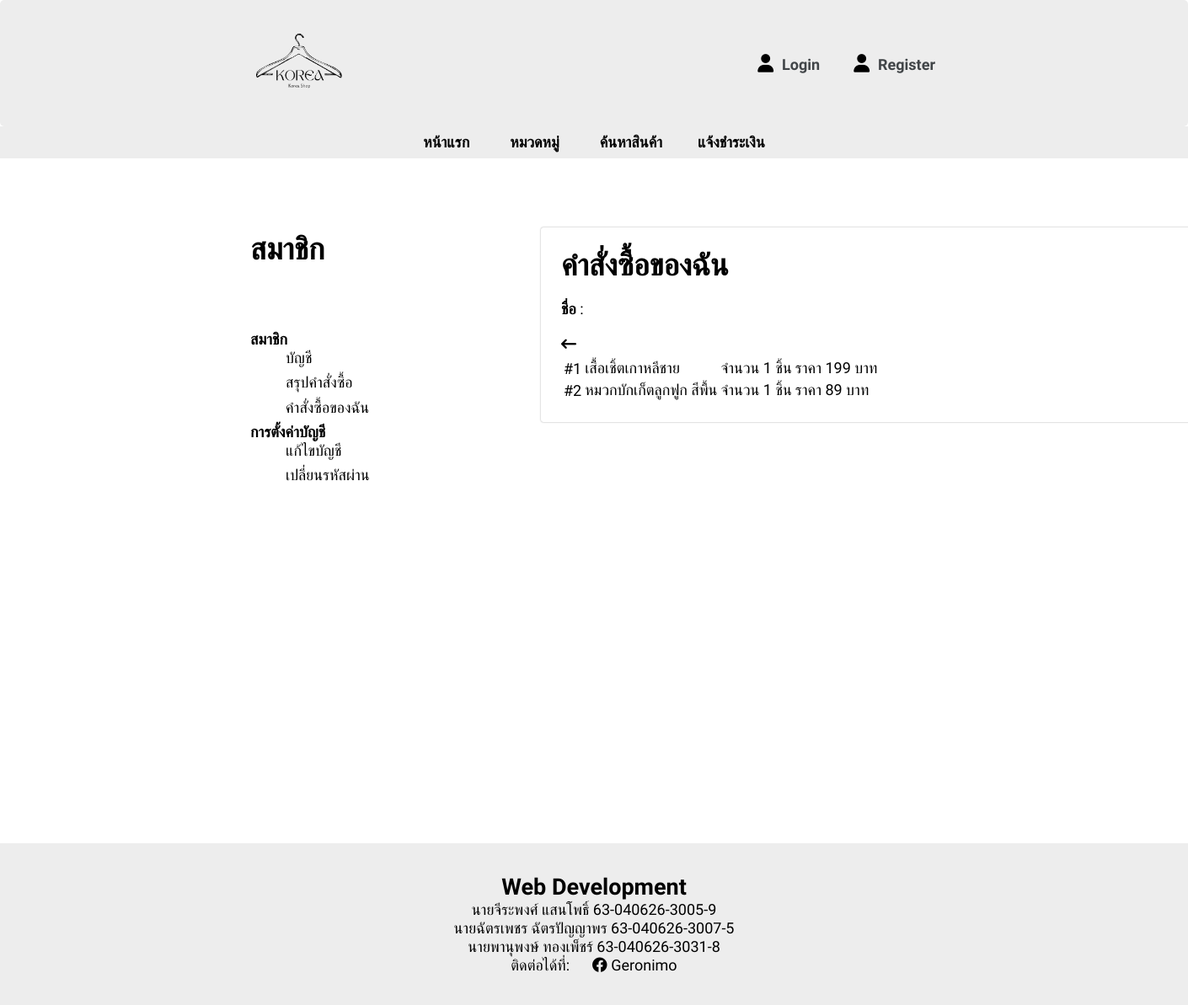
/user/user-order2.php?ord_ID=1, run on the app's committed database.
### tables this page shows
CREATE TABLE `product` (
  `Product_ID` int(5) NOT NULL,
  `Product_name` varchar(100) NOT NULL,
  `Product_Desc` text NOT NULL,
  `Product_price` int(5) NOT NULL,
  `Product_quantity` int(5) NOT NULL,
  `Category_ID` int(5) DEFAULT NULL,
  `Discount_ID` int(11) DEFAULT NULL
);

### user/user-order2.php (the view, shortened to what this page needs)
<?php
    include "connect.php";
?>
<!DOCTYPE html>
<html>
<head>
    <link rel="stylesheet" href="https://cdnjs.cloudflare.com/ajax/libs/font-awesome/6.1.2/css/all.min.css" />
    <link href="../sty_home.css" rel="stylesheet">
    <link href="sty_user.css" rel="stylesheet">
</head>
<?php
    $stmt3 = $pdo->prepare("SELECT product.Product_ID, buying.Amount, product.Product_name, product.Product_price,
                            ROUND(product.Product_price*discount.Discount_Percent, 0) AS Dis_Percent,
                            ROUND(product.Product_price-(product.Product_price*discount.Discount_Percent),0) AS Dis_price
                            FROM product
                            JOIN discount ON discount.Discount_ID = product.Discount_ID
                            JOIN buying ON product.Product_ID = buying.Product_ID
                            WHERE buying.Order_ID = ?
                            GROUP BY 1;");
    $stmt3->bindParam(1, $_GET['ord_ID']);
    $stmt3->execute()
?>
<body>
<header class="top">
<?php
        if(empty($_SESSION["username"])){
?>
            <div class="warp">
                <div>
                    <a href="../home.php"><img src="../img/logo.png" width="150" height="150"></a>
                </div>
                <ul>
                    <li><a id="login" href="../login/login.php">Login</a></li>
                    <li><a id="register" href="">Register</a></li>
                </ul>
            </div>
<?php   }
?>
    </header>
    <nav class="menu">
    <table>
            <tr>
                <td><a href="../home.php">หน้าแรก</a></td>
                <td><div class="dropdown">
                    <button class="dropbtn">หมวดหมู่</button>
                </div></td>
                <td><a href="../search.php">ค้นหาสินค้า</a></td>
                <td><a href="../confirm-payment.php">แจ้งชำระเงิน</a></td>
            </tr>
        </table>
    </nav>
    <section class="member-body">
        <aside>
        <div class="member-head">
            <h1>สมาชิก</h1>
        </div>
        <div>
            <div class="member-content">สมาชิก</div>
            <div class="member-menu">
                <div><a href="user-home.php">บัญชี</a></div>
                <div><a href="history.php">สรุปคำสั่งซื้อ</a></div>
                <div><a href="user-order.php">คำสั่งซื้อของฉัน</a></div>
            </div>
            <div class="member-content">การตั้งค่าบัญชี</div>
            <div class="member-menu">
                <div><a href="editform.php">แก้ไขบัญชี</a></div>
                <div><a href="editpassform.php">เปลี่ยนรหัสผ่าน</a></div>
            </div>
        </div>
        </aside>
        <article>
            <div class="content">
            <div><h1>คำสั่งซื้อของฉัน</h1></div>
                <div class="acc1">
                    <div>
                        <b>ชื่อ</b> : <?=$_SESSION["fullname"]?>
                    </div>
                    <div>
                    <a href="user-order.php"><i class="fa-solid fa-arrow-left-long"></i></a>
                    <table>
                        <tr>
                            <th></th>
                            <th></th>
                            <th></th>
                            <th></th>
                        </tr>
                    <?php
                        $count = 0;
                        while($row = $stmt3->fetch()) {
                            $count++;
                    ?>
                            <tr>
                                <td>#<?=$count?></td>
                                <td><?=$row["Product_name"]?></td>
                                <td>จำนวน <?=$row["Amount"]?> ชิ้น</td>
                                <td>ราคา <?=$row["Dis_price"] * $row["Amount"]?> บาท</td>
                            </tr>
                    <?php
                        }
                    ?>
                    </table>
                    </div>
                </div>
            </div>
        </article>
    </section>
    <footer>
        <h1>Web Development</h1>
        <p>นายจีระพงศ์ แสนโพธิ์ 63-040626-3005-9</p>
        <p>นายฉัตรเพชร ฉัตรปัญญาพร 63-040626-3007-5</p>
        <p>นายพานุพงษ์ ทองเพ็ชร์ 63-040626-3031-8</p>
        <p>ติดต่อได้ที่:<a href="https://www.facebook.com/stormageddon02" target="_blank"><i class="fa-brands fa-facebook"></i> Geronimo</a></p>
    </footer>
</body>
</html>

### user/sty_user.css (style rules this page uses)
@media (min-width: 981px) { .member-body { height: 700px; margin: 3% 20% 3% 20%; display: grid; grid-template-columns: repeat(3,1fr); grid-gap: 20px; } }
@media (min-width: 981px) { a ,a:visited { color: black; } }
@media (min-width: 981px) { .content { border-color: black; border-radius: 3px; box-shadow: 0px 0 2px 0 rgba(0,0,0,0.40); padding: 25px; } }
@media (min-width: 981px) { aside { display: inline-block; height: 523px; width: 300px; } }
@media (min-width: 981px) { h1 { font-size: 200%; } }
@media (min-width: 981px) { .member-head { margin-bottom: 25%; margin-top: 10%; } }
@media (min-width: 981px) { .member-menu { text-indent: 1.5em; } }
@media (min-width: 981px) { .member-content { font-weight: bold; } }
@media (min-width: 981px) { div.member-menu div { padding-bottom: 0.4em; } }
@media (min-width: 981px) { article { width: 800px; height: 523px; margin-top: 100px; } }
@media (min-width: 981px) { .acc1 { display: inline-block; width: 450; height: 400; } }
@media (min-width: 981px) { .acc1 div { margin-top: 20px; } }
aside, article { margin-top: 5%; margin-left: 5%; font-family: 'IBM Plex Sans Thai Looped', sans-serif; }
.member-menu { padding-left: 5%; }
.content { border-color: black; border-radius: 3px; box-shadow: 0px 0 2px 0 rgba(0,0,0,0.40); padding: 3%; }

### data on the page
product: Product_name "เสื้อเชิ้ตเกาหลีชาย", Amount "1", Amount "199"
product: Product_name "หมวกบักเก็ตลูกฟูก สีพื้น", Amount "1", Amount "89"
